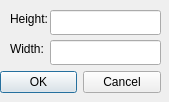
<?xml version="1.0" encoding="UTF-8"?>
<ui version="4.0">
 <class>ProductEditWindow</class>
 <widget class="QDialog" name="ProductEditWindow">
  <property name="geometry">
   <rect>
    <x>0</x>
    <y>0</y>
    <width>169</width>
    <height>102</height>
   </rect>
  </property>
  <property name="minimumSize">
   <size>
    <width>169</width>
    <height>102</height>
   </size>
  </property>
  <property name="maximumSize">
   <size>
    <width>169</width>
    <height>102</height>
   </size>
  </property>
  <property name="windowTitle">
   <string>ProductEditWindow</string>
  </property>
  <widget class="QLabel" name="lbProductHeight">
   <property name="geometry">
    <rect>
     <x>10</x>
     <y>10</y>
     <width>54</width>
     <height>17</height>
    </rect>
   </property>
   <property name="text">
    <string>Height:</string>
   </property>
  </widget>
  <widget class="QLabel" name="lbProductWidth">
   <property name="geometry">
    <rect>
     <x>10</x>
     <y>40</y>
     <width>54</width>
     <height>17</height>
    </rect>
   </property>
   <property name="text">
    <string>Width:</string>
   </property>
  </widget>
  <widget class="QLineEdit" name="tbProductHeight">
   <property name="geometry">
    <rect>
     <x>50</x>
     <y>10</y>
     <width>111</width>
     <height>25</height>
    </rect>
   </property>
  </widget>
  <widget class="QLineEdit" name="tbProductWidth">
   <property name="geometry">
    <rect>
     <x>50</x>
     <y>40</y>
     <width>111</width>
     <height>25</height>
    </rect>
   </property>
  </widget>
  <widget class="QDialogButtonBox" name="btbResult">
   <property name="geometry">
    <rect>
     <x>0</x>
     <y>70</y>
     <width>161</width>
     <height>25</height>
    </rect>
   </property>
   <property name="standardButtons">
    <set>QDialogButtonBox::Cancel|QDialogButtonBox::Ok</set>
   </property>
  </widget>
 </widget>
 <resources/>
 <connections/>
</ui>
